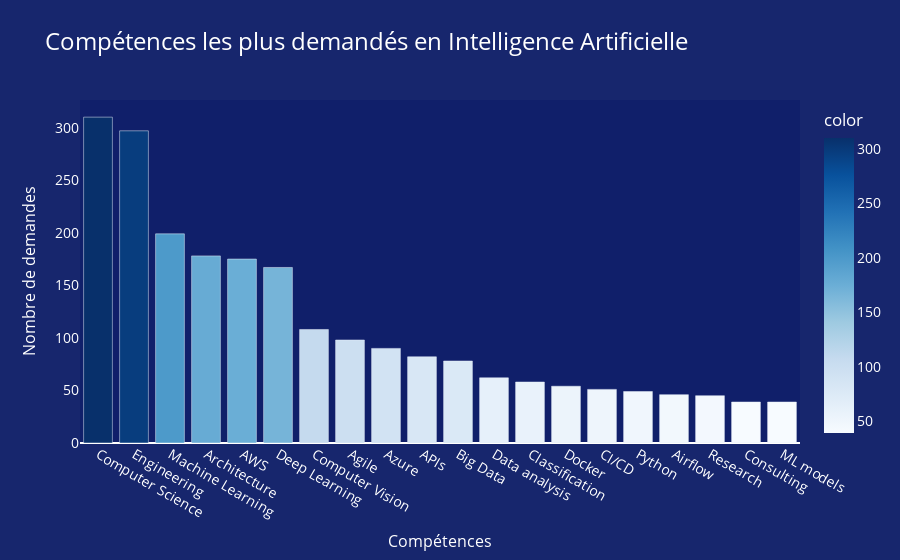

Write notebook code for a chart like this one.
### Code cell
# Bar chart for most demanded skills in AI
number_of_line = 20
skills = ai_skills.head(number_of_line)['Skill']
jobs_counts = ai_skills.head(number_of_line)['Job Count']

# Create the bar chart
skills_fig = px.bar(
    x=skills, 
    y=jobs_counts, 
    labels={'x': 'Compétences', 'y': 'Nombre de demandes'}, title='Compétences les plus demandés en Intelligence Artificielle',
    color=jobs_counts,
    color_continuous_scale='Blues'
)


# Customize the layout
skills_fig.update_layout(
    title_font=dict(size=24),
    xaxis=dict(title_font=dict(size=16)),
    yaxis=dict(title_font=dict(size=16)),
    font=dict(size=14),
    font_color='white',
    plot_bgcolor='#101F6A',
    paper_bgcolor='#17266D',
    xaxis_showgrid=False,
    yaxis_showgrid=False
)

# Show the plot in notebook
skills_fig.show()

### Figure 1 — Plotly figure (JSON) as saved in the notebook; plotly's stock layout.template omitted (floating-point values rounded to 4 significant figures)
{"data": [{"alignmentgroup": "True", "hovertemplate": "Compétences=%{x}<br>Nombre de demandes=%{y}<br>color=%{marker.color}<extra></extra>", "legendgroup": "", "marker": {"color": [310, 297, 199, 178, 175, 167, 108, 98, 90, 82, 78, 62, 58, 54, 51, 49, 46, 45, 39, 39], "coloraxis": "coloraxis", "pattern": {"shape": ""}}, "name": "", "offsetgroup": "", "orientation": "v", "showlegend": false, "textposition": "auto", "type": "bar", "x": ["Computer Science", "Engineering", "Machine Learning", "Architecture", "AWS", "Deep Learning", "Computer Vision", "Agile", "Azure", "APIs", "Big Data", "Data analysis", "Classification", "Docker", "CI/CD", "Python", "Airflow", "Research", "Consulting", "ML models"], "xaxis": "x", "y": [310, 297, 199, 178, 175, 167, 108, 98, 90, 82, 78, 62, 58, 54, 51, 49, 46, 45, 39, 39], "yaxis": "y"}], "layout": {"barmode": "relative", "coloraxis": {"colorbar": {"title": {"text": "color"}}, "colorscale": [[0, "rgb(247,251,255)"], [0.125, "rgb(222,235,247)"], [0.25, "rgb(198,219,239)"], [0.375, "rgb(158,202,225)"], [0.5, "rgb(107,174,214)"], [0.625, "rgb(66,146,198)"], [0.75, "rgb(33,113,181)"], [0.875, "rgb(8,81,156)"], [1, "rgb(8,48,107)"]]}, "font": {"color": "white", "size": 14}, "legend": {"tracegroupgap": 0}, "paper_bgcolor": "#17266D", "plot_bgcolor": "#101F6A", "title": {"font": {"size": 24}, "text": "Compétences les plus demandés en Intelligence Artificielle"}, "xaxis": {"anchor": "y", "domain": [0, 1], "showgrid": false, "title": {"font": {"size": 16}, "text": "Compétences"}}, "yaxis": {"anchor": "x", "domain": [0, 1], "showgrid": false, "title": {"font": {"size": 16}, "text": "Nombre de demandes"}}}}
